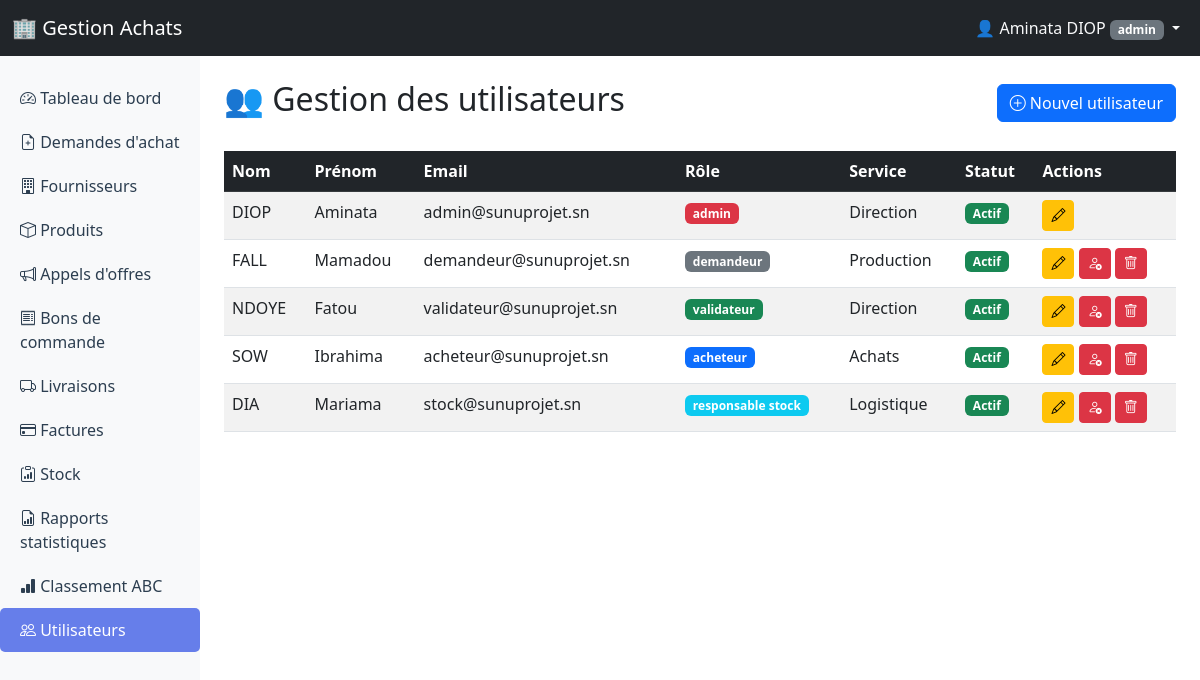
The page /modules/utilisateurs/index.php (signed in) on the database its author committed.
### tables this page shows
CREATE TABLE utilisateurs (
    id VARCHAR(36) PRIMARY KEY,
    nom VARCHAR(100) NOT NULL,
    prenom VARCHAR(100) NOT NULL,
    email VARCHAR(255) UNIQUE NOT NULL,
    mot_de_passe_hash VARCHAR(255) NOT NULL,
    role VARCHAR(50) NOT NULL,
    service VARCHAR(100),
    telephone VARCHAR(30),
    actif TINYINT(1) DEFAULT 1,
    derniere_connexion DATETIME,
    created_at DATETIME DEFAULT CURRENT_TIMESTAMP,
    updated_at DATETIME DEFAULT CURRENT_TIMESTAMP ON UPDATE CURRENT_TIMESTAMP
);

### modules/utilisateurs/index.php (the view, shortened to what this page needs)
<?php
include '../../config/database.php';
$utilisateurs = $pdo->query("
    SELECT id, nom, prenom, email, role, service, telephone, actif, created_at
    FROM utilisateurs
    ORDER BY created_at DESC
")->fetchAll(PDO::FETCH_ASSOC);
?>
<!DOCTYPE html>
<html lang="fr">
<head>
    <link href="https://cdn.jsdelivr.net/npm/bootstrap@5.3.0/dist/css/bootstrap.min.css" rel="stylesheet">
    <link href="https://cdn.jsdelivr.net/npm/bootstrap-icons/font/bootstrap-icons.css" rel="stylesheet">
</head>
<body>
    <?php include '../../includes/navbar.php'; ?>
    <div class="container-fluid">
        <div class="row">
            <?php include '../../includes/sidebar.php'; ?>
            <main class="col-md-9 ms-sm-auto col-lg-10 px-md-4 py-4">
                <div class="d-flex justify-content-between align-items-center mb-4">
                    <h2>👥 Gestion des utilisateurs</h2>
                    <a href="create.php" class="btn btn-primary">
                        <i class="bi bi-plus-circle"></i> Nouvel utilisateur
                    </a>
                </div>
                <?php if (empty($utilisateurs)): ?>
                    <div class="alert alert-info">Aucun utilisateur enregistré.</div>
                <?php else: ?>
                    <div class="table-responsive">
                        <table class="table table-striped table-hover">
                            <thead class="table-dark">
                                <tr>
                                    <th>Nom</th>
                                    <th>Prénom</th>
                                    <th>Email</th>
                                    <th>Rôle</th>
                                    <th>Service</th>
                                    <th>Statut</th>
                                    <th>Actions</th>
                                </tr>
                            </thead>
                            <tbody>
                                <?php foreach ($utilisateurs as $u): ?>
                                <tr>
                                    <td><?= htmlspecialchars($u['nom']) ?></td>
                                    <td><?= htmlspecialchars($u['prenom']) ?></td>
                                    <td><?= htmlspecialchars($u['email']) ?></td>
                                    <td>
                                        <span class="badge bg-<?=
                                            $u['role'] == 'admin' ? 'danger' :
                                            ($u['role'] == 'acheteur' ? 'primary' :
                                            ($u['role'] == 'validateur' ? 'success' :
                                            ($u['role'] == 'responsable_stock' ? 'info' : 'secondary')))
                                        ?>">
                                            <?= str_replace('_', ' ', $u['role']) ?>
                                        </span>
                                    </td>
                                    <td><?= htmlspecialchars($u['service'] ?? '—') ?></td>
                                    <td>
                                        <?php if ($u['actif'] == 1): ?>
                                            <span class="badge bg-success">Actif</span>
                                        <?php else: ?>
                                            <span class="badge bg-danger">Inactif</span>
                                        <?php endif; ?>
                                    </td>
                                    <td>
                                        <a href="edit.php?id=<?= $u['id'] ?>" class="btn btn-sm btn-warning">
                                            <i class="bi bi-pencil"></i>
                                        </a>
                                        <?php if ($_SESSION['user_id'] != $u['id']): ?>
                                            <a href="toggle.php?id=<?= $u['id'] ?>" class="btn btn-sm <?= $u['actif'] == 1 ? 'btn-danger' : 'btn-success' ?>" onclick="return confirm('Changer le statut de cet utilisateur ?')">
                                                <i class="bi <?= $u['actif'] == 1 ? 'bi-person-x' : 'bi-person-check' ?>"></i>
                                            </a>
                                            <a href="delete.php?id=<?= $u['id'] ?>" class="btn btn-sm btn-danger" onclick="return confirm('Supprimer définitivement cet utilisateur ?')">
                                                <i class="bi bi-trash"></i>
                                            </a>
                                        <?php endif; ?>
                                    </td>
                                </tr>
                                <?php endforeach; ?>
                            </tbody>
                        </table>
                    </div>
                <?php endif; ?>
            </main>
        </div>
    </div>
</body>
</html>

### rows shown on the page
utilisateurs: nom "DIOP", prenom "Aminata", email "admin@sunuprojet.sn", role "admin", service "Direction", actif "Actif"
utilisateurs: nom "FALL", prenom "Mamadou", email "demandeur@sunuprojet.sn", role "demandeur", service "Production", actif "Actif"
utilisateurs: nom "NDOYE", prenom "Fatou", email "validateur@sunuprojet.sn", role "validateur", service "Direction", actif "Actif"
utilisateurs: nom "SOW", prenom "Ibrahima", email "acheteur@sunuprojet.sn", role "acheteur", service "Achats", actif "Actif"
utilisateurs: nom "DIA", prenom "Mariama", email "stock@sunuprojet.sn", role "responsable stock", service "Logistique", actif "Actif"

### other values the page prints
$_SESSION['prenom'] "Aminata"
$_SESSION['nom'] "DIOP"
$_SESSION['role'] "admin"
